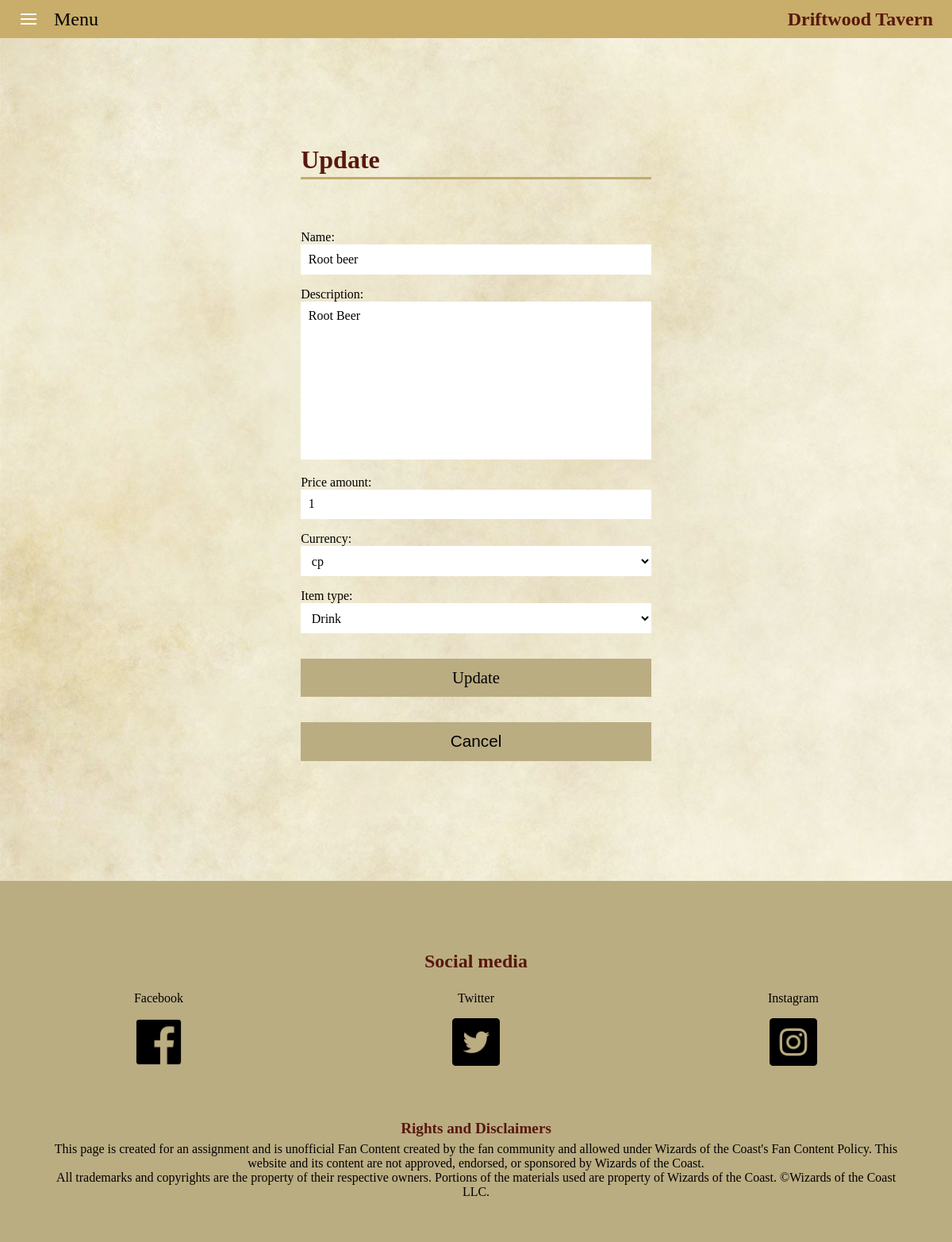
/menu/22/update/, run on the app's committed database.
### app_menu/models.py (models this page shows, shortened)
class Menu(Model):
    TYPE_CHOICES = [
        ('food', 'Food'),
        ('drink', 'Drink'),
    ]
    CURRENCY_CHOICES = [
        ("cp", "cp"),
        ("sp", "sp"),
        ("ep", "ep"),
        ("gp", "gp"),
        ("pp", "pp"),
    ]
    name = models.CharField(
        max_length=255,
        blank=False,
        null=False,
        validators=[MaxLengthValidator(255, message="Max 255 characters.")]
        )
    description = models.TextField(
        blank=False,
        null=False,
        validators=[MaxLengthValidator(255, message="Max 255 characters.")]
        )
    price_amount = models.PositiveIntegerField(
        null=False,
        blank=False,
        validators=[MinValueValidator(1, message="Must be greater than 0.")]
        )
    currency = models.CharField(max_length=10, choices=CURRENCY_CHOICES)
    item_type = models.CharField(max_length=10, choices=TYPE_CHOICES)
    class Meta:
        db_table = "dwt_menu_items"
        verbose_name_plural = "Menu Items"

### app_menu/views.py (the view)
# urls.py: path("<int:pk>/update/", MenuUpdateView.as_view(), name="update"),
class MenuUpdateView(MenuBaseView,UpdateView):
    template_name = "menu_create.html"
    extra_context = {
        "current_page": "Update"
    }

### app_menu/templates/menu_create.html (shortened to what this page needs)
{% extends 'base.html' %}
{% load static %}
{% block content %}
<main>
    <section class="app-menu app-menu-container">
        <div class="app-menu-create">
            <h1>{{current_page}}</h1>
            <form method="post" class="app-menu-form">
                {{ form.as_div }}
                <input type="submit" value="{{ current_page }}" />
            </form>
            <a href="{% url 'menu:all' %}"><button class="cancel-button">Cancel</button></a>
        </div>
    </section>
</main>
{% endblock %}

### static/css/main.style.css (style rules this page uses)
main { flex: 1; }
label { font-size: clamp(0.9em, 2vw, 1em); transform: translateY(10px); transition: transform 0.5s, color 0.3s; font-family: var(--fontForm); }

### app_menu/static/css/app.style.css (style rules this page uses)
.app-menu { margin: 2em 1em; animation: show 1.5s ease-in-out; }
.app-menu-container { display: flex; flex-direction: column; align-items: center; }
.app-menu h1 { border-bottom: 3px solid var(--colorHeaderUnderline); padding-bottom: 0.1em; margin-bottom: 0.25em; font-size: clamp(1.5em, 5vw, 2em); position: relative; margin-bottom: 1em; }
.app-menu a { text-decoration: none; color: black; }
.app-menu-create, .app-menu-delete, .app-menu-detail { margin-bottom: 1em; padding: 5%; width: 85svw; }
.app-menu-form { padding-top: 1em; }
.app-menu-form input { width: 100%; font-size: clamp(0.7em, 2vw, 1em); padding: 0.6em 0.6em; border: none; outline: none; background: none; background-color: #fff; resize: none; font-family: var(--fontForm); }
.app-menu-form div { margin-top: 1em; position: relative; }
.app-menu-form label { font-size: clamp(0.9em, 2vw, 1em); transform: translateY(10px); transition: transform 0.5s, color 0.3s; font-family: var(--fontForm); }
.app-menu-form input[type="text"], .app-menu-form textarea, .app-menu-form select { width: 100%; font-size: clamp(0.7em, 2vw, 1em); padding: 0.6em 0.6em; border: none; outline: none; background: none; background-color: #fff; resize: none; font-family: var(--fontForm); }
.app-menu-form input[type="submit"], .app-menu-delete input[type="submit"], .cancel-button, .back-button { cursor: pointer; width: 100%; background-color: var(--colorSendButton); font-size: 1.3em; padding: 0.6em; border: none; margin-top: 1.5em; }
@media screen and (min-width: 1080px) { .app-menu { height: max-content; display: flex; flex-direction: column; margin: 5em 3em; } }
@media screen and (min-width: 1080px) { .app-menu-create, .app-menu-delete, .app-menu-detail { width: 50%; } }
@media screen and (min-width: 1080px) { .app-menu-form { flex-direction: row; flex-wrap: wrap; justify-content: space-between; } }
@media screen and (min-width: 1080px) { .app-menu-form input { margin-bottom: 0; } }

### static/css/general.style.css (style rules this page uses)
:root { --colorBackground: #EEE5CE; --colorBackgroundFooter: #BBAD82; --colorBackgroundHeader: #C9AD6A; --colorBackgoundItemsTable: #d2e6c8; --colorBackgroundLogo: #766649; --colorErrorMessage : #9C2B1B; --colorHeaderUnderline: #C0AD6A; --colorHeaderText: #58180D; --colorSendButton: #BBAD82; --colorSendButtonHover: #d2e6c8; --fontErrorMessage: "Scaly Sans"; --fontForm: "Scaly Sans"; --fontFooter: "Scaly Sans"; --fontHeaderText: "Mr Eaves Small Caps"; --fontItemsTableHeader: "Scaly Sans Bold"; --fontItemsBody: "Scaly Sans"; --fontMenu: "Scaly Sans Caps"; --fontParagraph: "Booksanity"; --imageBackgroundText: url("../media/images/background.jpg"); }
*, html { margin: 0; padding: 0; scroll-behavior: smooth; box-sizing: border-box; }
body { background-color: var(--colorBackground); background-image: var(--imageBackgroundText); display: flex; flex-direction: column; }
h1, h2, h3, h4 { color: var(--colorHeaderText); font-family: var(--fontHeaderText); }

### app_menu/static/css/app.general.style.css (style rules this page uses)
:root { --colorBackground: #EEE5CE; --colorBackgroundFooter: #BBAD82; --colorBackgroundHeader: #C9AD6A; --colorBackgoundItemsTable: #d2e6c8; --colorBackgroundLogo: #766649; --colorCancelButton: #9C2B1B; --colorErrorMessage: #9C2B1B; --colorHeaderUnderline: #C0AD6A; --colorHeaderText: #58180D; --colorSendButton: #BBAD82; --colorSendButtonHover: #d2e6c8; --fontErrorMessage: "Scaly Sans"; --fontForm: "Scaly Sans"; --fontFooter: "Scaly Sans"; --fontHeaderText: "Mr Eaves Small Caps"; --fontItemsTableHeader: "Scaly Sans Bold"; --fontItemsBody: "Scaly Sans"; --fontMenu: "Scaly Sans Caps"; --fontParagraph: "Booksanity"; --imageBackgroundText: url("../media/images/background.jpg"); }
*, html { margin: 0; padding: 0; scroll-behavior: smooth; box-sizing: border-box; }
body { background-color: var(--colorBackground); background-image: var(--imageBackgroundText); display: flex; flex-direction: column; }
h1, h2, h3, h4 { color: var(--colorHeaderText); font-family: var(--fontHeaderText); }

### data on the page
Menu: name "Root beer", description "Root Beer", price_amount "1", currency "cp", item_type "Drink"

### other printed values
{{ current_page }} "Update"
